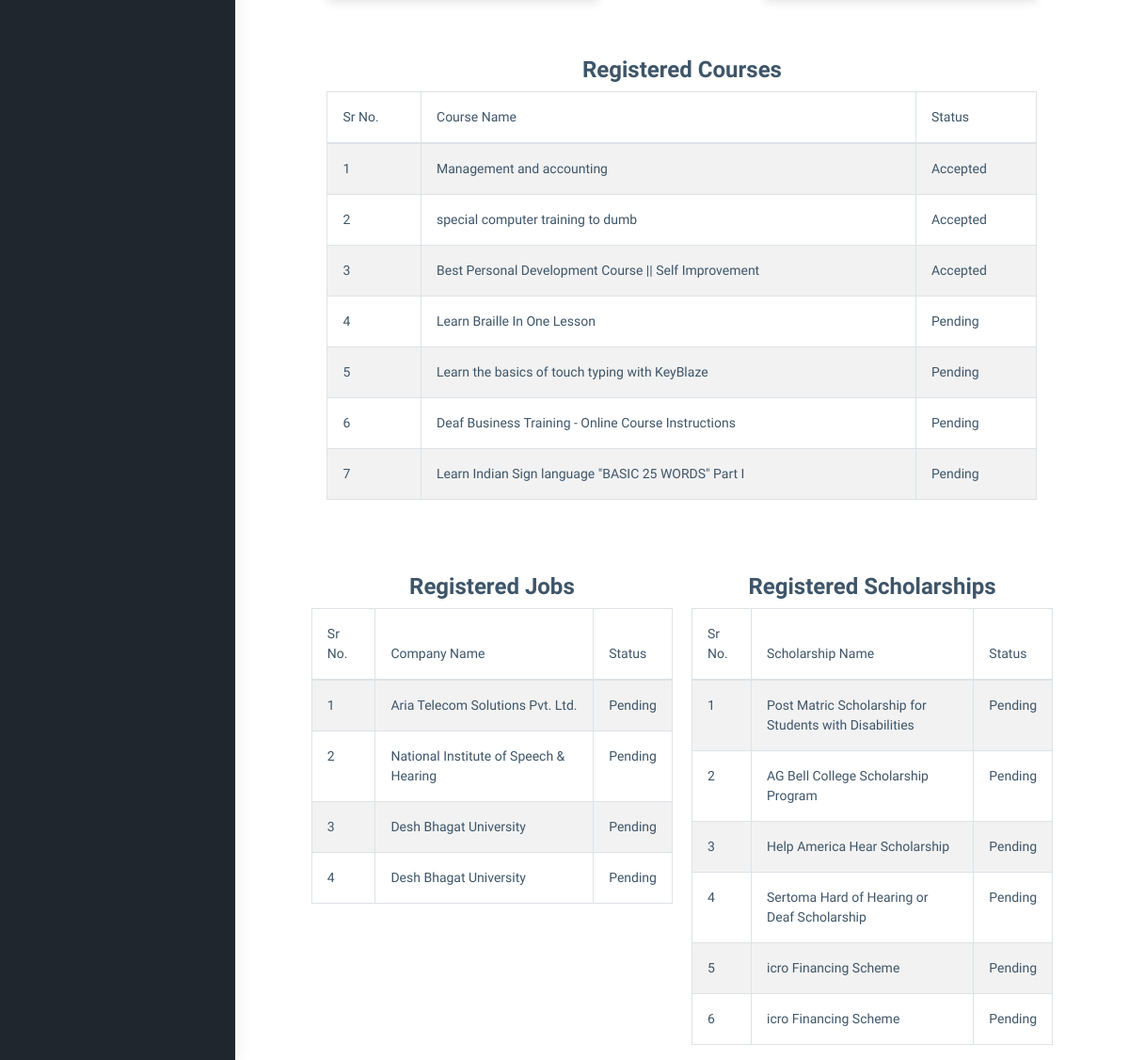
The page /filess/profile_instructor.php (signed in, lower part) on the database as committed earlier.
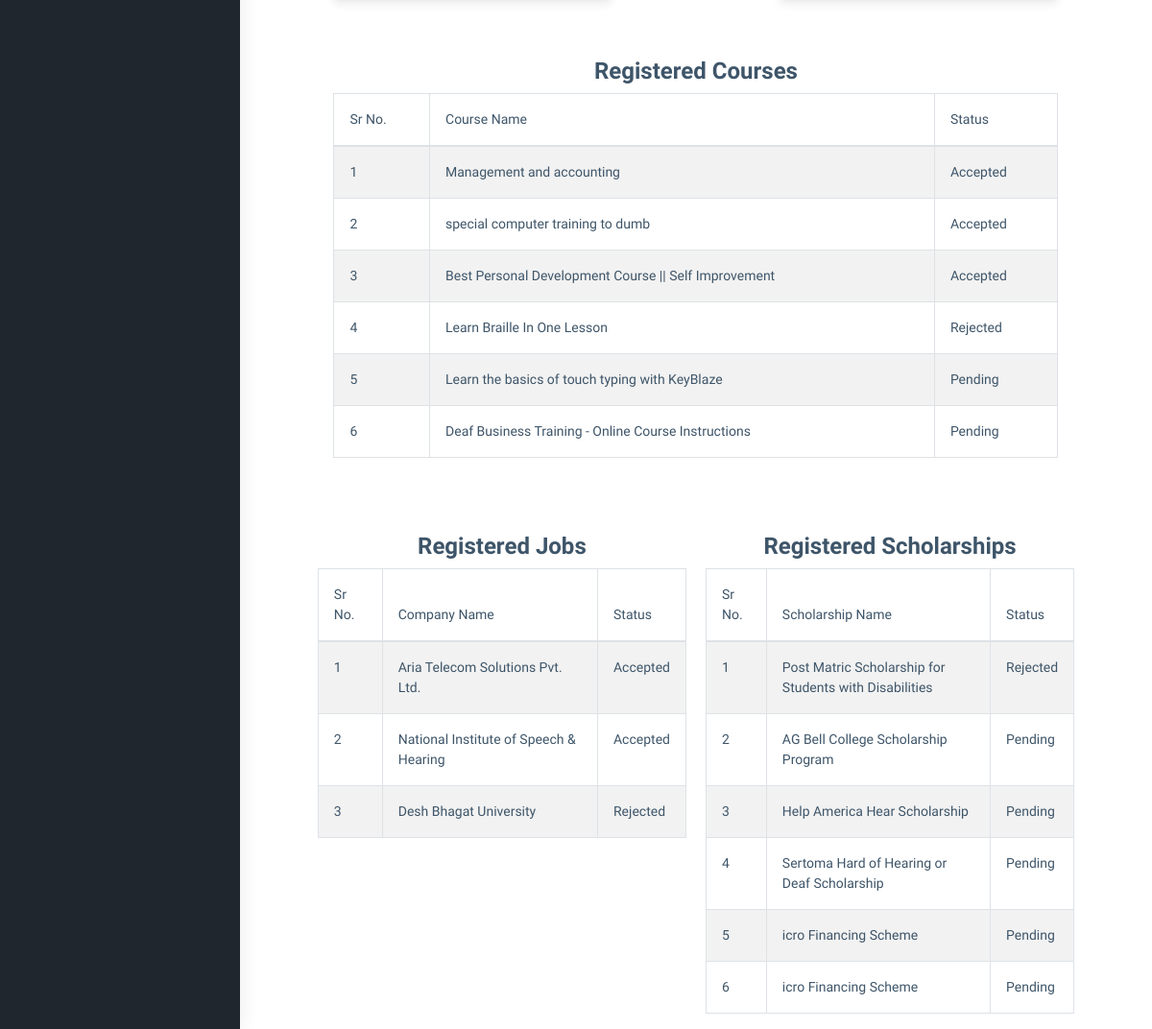
The same page on the database as committed later.
### tables this page shows
CREATE TABLE `courses` (
  `id` int(11) NOT NULL,
  `course_name` varchar(100) DEFAULT NULL,
  `Course_Description` varchar(100) DEFAULT NULL,
  `course_duration` varchar(10) DEFAULT NULL,
  `course_link` varchar(100) DEFAULT NULL,
  `course_fees` int(10) DEFAULT NULL,
  `applicable_for` varchar(100) DEFAULT NULL,
  `Flag` int(10) NOT NULL DEFAULT 0,
  `user_name` varchar(50) DEFAULT NULL
);

CREATE TABLE `jobs` (
  `id` int(10) NOT NULL,
  `name_of_company` text DEFAULT NULL,
  `designation` varchar(500) DEFAULT NULL,
  `job_description` mediumtext DEFAULT NULL,
  `skills_required` varchar(50000) DEFAULT NULL,
  `applicable_for` text DEFAULT NULL,
  `location` text DEFAULT NULL,
  `Stipend` varchar(50) DEFAULT NULL,
  `last_date` date DEFAULT NULL,
  `link` varchar(100) DEFAULT NULL,
  `user_name` text DEFAULT NULL,
  `flag` int(10) NOT NULL DEFAULT 0
);

CREATE TABLE `scholarship` (
  `id` int(10) NOT NULL,
  `name_of_scholarship` varchar(500) DEFAULT NULL,
  `scholarship_description` varchar(10000) DEFAULT NULL,
  `condition_for_applying` text DEFAULT NULL,
  `applicable_for` varchar(50) NOT NULL,
  `scholarship_link` mediumtext DEFAULT NULL,
  `last_date` date DEFAULT NULL,
  `user_name` text DEFAULT NULL,
  `flag` int(8) DEFAULT 0
);

### filess/profile_instructor.php (the view, shortened to what the changed rows need)
<?php
$con=mysqli_connect('localhost','root','','Abhyuday');
$user_name = $_SESSION['user_name'];
  $query_c=$con->prepare("SELECT * FROM `courses` WHERE `user_name`= '$user_name'");
  $query_c->execute();
  $run_c= $query_c->get_result();
  $query_s=$con->prepare("SELECT * FROM `scholarship` WHERE `user_name`= '$user_name'");
  $query_s->execute();
  $run_s= $query_s->get_result();
  $query_j=$con->prepare("SELECT * FROM `jobs` WHERE `user_name`= '$user_name'");
  $query_j->execute();
  $run_j= $query_j->get_result();
?>
<!DOCTYPE html>
<html dir="ltr" lang="en">
<head>
    <link rel="stylesheet" type="text/css" href="../assets/libs/select2/dist/css/select2.min.css">
    <link rel="stylesheet" type="text/css" href="../assets/libs/jquery-minicolors/jquery.minicolors.css">
    <link rel="stylesheet" type="text/css" href="../assets/libs/bootstrap-datepicker/dist/css/bootstrap-datepicker.min.css">
    <link rel="stylesheet" type="text/css" href="../assets/libs/quill/dist/quill.snow.css">
    <link href="../dist/css/style.min.css" rel="stylesheet">
</head>
<body>
    <div id="main-wrapper" class="whole">
<main>
          <div class="page-wrapper" style= "background-color: white;">
             <div class="container-fluid">
                  <br>
                  <br>
<br>
<br>
  <div class="row" id="course_status">
      <div class="col-10 align-items-center">
        <table class="table table-hover table table-bordered table table-striped table table-hover">
          <thead>
            <tr>
              <b><th scope="col">Sr No.</th></b>
              <th scope="col">Course Name</th>
              <th scope="col">Status</th>
            </tr>
          </thead>
          <tbody>
      <b><?php
      $i=0;
         while($res_c=$run_c->fetch_assoc())
        {
            $i=$i+1;?>
            <tr>
              <td><?php echo $i?></td>
              <td><?php echo $res_c['course_name']?></td>
              <td><?php
               if($res_c['Flag']==1)
                 echo "Accepted";
              else if($res_c['Flag']==-1)
                  echo "Rejected";
              else
                  echo "Pending";
                ?></td>
            </tr>
            <?php
          }
          ?></b>
          </tbody>
        </table>
      </div>
        </div>
    </div>
<br>
<br>
  <div class="row" id="job_status">
      <div class="col-5 align-items-center">
        <table class="table table-hover table table-bordered table table-striped table table-hover">
          <thead>
            <tr>
              <th scope="col">Sr No.</th>
              <th scope="col">Company Name</th>
              <th scope="col">Status</th>
            </tr>
          </thead>
          <tbody>
      <?php
      $i=0;
         while($res_j=$run_j->fetch_assoc())
        {
            $i=$i+1;?>
            <tr>
              <td><?php echo $i?></td>
              <td><?php echo $res_j['name_of_company']?></td>
              <td><?php
               if($res_j['flag']==1)
                 echo "Accepted";
              else if($res_j['flag']==0)
                  echo "Pending";
                  else{
                    echo "Rejected";
                  }
                ?></td>
            </tr>
            <?php
          }
          ?>
          </tbody>
        </table>
      </div>
      <div class="col-5 align-items-center">
        <table class="table table-hover table table-bordered table table-striped table table-hover">
          <thead >
            <tr>
              <th scope="col">Sr No.</th>
              <th scope="col">Scholarship Name</th>
              <th scope="col">Status</th>
            </tr>
          </thead>
          <tbody>
      <?php
      $i=0;
         while($res_s=$run_s->fetch_assoc())
        {
            $i=$i+1;?>
            <tr>
              <td><?php echo $i?></td>
              <td><?php echo $res_s['name_of_scholarship']?></td>
              <td><?php
               if($res_s['flag']==1)
                 echo "Accepted";
              else if($res_s['flag']==0)
                  echo "Pending";
                  else{
                    echo "Rejected";
                  }
                ?></td>
            </tr>
            <?php
          }
          ?>
          </tbody>
        </table>
      </div>
        </div>
    </div>
 </div>
</body>
</html>

Rows that differ between the two databases and show on the page:
removed courses: course_name "Learn Indian Sign language \"BASIC 25 WORDS\" Part I", Flag "Pending"
removed jobs: name_of_company "Desh Bhagat University", flag "Pending"
changed courses "Learn Braille In One Lesson": Flag "Pending" → "Rejected"
changed jobs "Aria Telecom Solutions Pvt. Ltd.": flag "Pending" → "Accepted"
changed jobs "National Institute of Speech & Hearing": flag "Pending" → "Accepted"
changed jobs "Desh Bhagat University": flag "Pending" → "Rejected"
changed scholarship "Post Matric Scholarship for Students with Disabilities": flag "Pending" → "Rejected"
